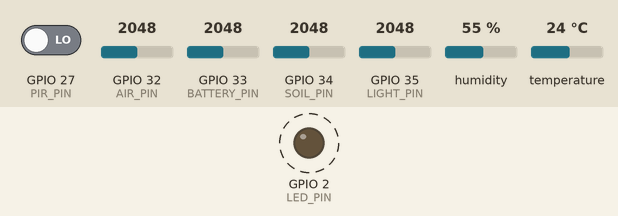
Bench run of a sketch on a simulated ESP32. On the bench: output pins drawn as LEDs (lit = HIGH). Dashed ring = blinking. The inputs (shaded band) are chosen by the test bench; at power-on: GPIO 27 (PIR_PIN) LOW, GPIO 32 (AIR_PIN) = 2048, GPIO 33 (BATTERY_PIN) = 2048, GPIO 34 (SOIL_PIN) = 2048, GPIO 35 (LIGHT_PIN) = 2048, humidity 55 %, temperature 24 °C (analog values on the 0–4095 scale). WiFi joins after 1.5 s; servers stay silent unless stated; uploads are accepted with an empty reply; what the sketch prints to the serial monitor is not drawn.

Above: at 3.1 s.
Timing chart, 0 to 6.6 s (numbered marks = the images above):
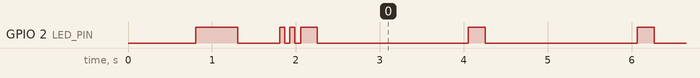

The sketch:

esp32-sensor-node.ino
```cpp
/*
 * ============================================================================
 *  MIRSAD — ESP32 38-pin sensor node
 * ----------------------------------------------------------------------------
 *  Board      : ESP32 DevKit 38-pin (ESP32-WROOM-32)
 *  Framework  : Arduino ESP32 core 2.0.x or 3.x
 *
 *  Sensors (default wiring)
 *  ------------------------
 *  DHT22 / AM2302   data  -> GPIO 4     temperature + humidity
 *  Capacitive soil  AO    -> GPIO 34    soil moisture (ADC1)
 *  LDR module       AO    -> GPIO 35    light (ADC1)
 *  MQ-135           AO    -> GPIO 32    air quality (ADC1, warm-up 2-3 min)
 *  PIR HC-SR501     OUT   -> GPIO 27    motion
 *  Battery divider  ADC   -> GPIO 33    optional, 2:1 divider (ADC1)
 *  BMP280 (optional) SDA  -> GPIO 21    pressure (I2C)
 *                    SCL  -> GPIO 22
 *
 *  Important: use ADC1 pins (32-39) only. ADC2 does not work while Wi-Fi is on.
 *
 *  Libraries
 *  ---------
 *  - DHT sensor library (Adafruit) + Adafruit Unified Sensor
 *  - Adafruit BMP280 (only if USE_BMP280 is set to 1)
 *
 *  The node POSTs a JSON object every two seconds to /api/sensors.
 *  It never needs a public IP or an inbound port.
 * ============================================================================
 */

#include <WiFi.h>
#include <WiFiClientSecure.h>
#include <HTTPClient.h>
#include <DHT.h>

// Optional pressure sensor. Set to 1 after installing Adafruit BMP280.
#define USE_BMP280 0
#if USE_BMP280
#include <Adafruit_BMP280.h>
Adafruit_BMP280 bmp;
bool bmpReady = false;
#endif

// ---------------------------------------------------------------------------
// 1. Configure these values
// ---------------------------------------------------------------------------

const char *WIFI_SSID = "YOUR_WIFI_NAME";
const char *WIFI_PASSWORD = "YOUR_WIFI_PASSWORD";

const char *SERVER_URL = "https://YOUR-SERVICE.onrender.com/api/sensors";
const char *UPLOAD_TOKEN = "";  // leave empty when the relay has no token
const char *DEVICE_ID = "ESP32-SENSOR-38P";

const uint32_t SEND_INTERVAL_MS = 2000;

// ---------------------------------------------------------------------------
// 2. Pins
// ---------------------------------------------------------------------------

const int DHT_PIN = 4;
const int DHT_TYPE = DHT22;
const int SOIL_PIN = 34;
const int LIGHT_PIN = 35;
const int AIR_PIN = 32;
const int PIR_PIN = 27;
const int BATTERY_PIN = 33;
const int LED_PIN = 2;

// Calibrate these two values for your own soil probe:
// SOIL_DRY_RAW is the reading in dry air, SOIL_WET_RAW in a glass of water.
const int SOIL_DRY_RAW = 3200;
const int SOIL_WET_RAW = 1400;

// Battery voltage divider ratio (2:1 means two equal resistors).
const float BATTERY_DIVIDER = 2.0;
const float BATTERY_EMPTY_V = 3.30;
const float BATTERY_FULL_V = 4.20;

// ---------------------------------------------------------------------------
// 3. Internals
// ---------------------------------------------------------------------------

DHT dht(DHT_PIN, DHT_TYPE);
WiFiClient plainClient;
WiFiClientSecure secureClient;
bool secureTransport = false;
uint32_t packetsSent = 0;
uint32_t packetsFailed = 0;
uint32_t lastSendAt = 0;

void blinkLed(int times, int durationMs = 60) {
  for (int i = 0; i < times; i++) {
    digitalWrite(LED_PIN, HIGH);
    delay(durationMs);
    digitalWrite(LED_PIN, LOW);
    delay(durationMs);
  }
}

void connectWiFi() {
  if (WiFi.status() == WL_CONNECTED) return;

  WiFi.mode(WIFI_STA);
  WiFi.setSleep(false);
  WiFi.setAutoReconnect(true);
  WiFi.begin(WIFI_SSID, WIFI_PASSWORD);

  Serial.printf("[wifi] connecting to %s", WIFI_SSID);
  uint32_t started = millis();
  while (WiFi.status() != WL_CONNECTED && millis() - started < 30000) {
    delay(500);
    Serial.print('.');
    digitalWrite(LED_PIN, !digitalRead(LED_PIN));
  }
  Serial.println();

  if (WiFi.status() == WL_CONNECTED) {
    Serial.printf("[wifi] connected, IP=%s RSSI=%d dBm\n", WiFi.localIP().toString().c_str(), WiFi.RSSI());
    blinkLed(2);
  } else {
    Serial.println("[wifi] timeout, restarting in 5s");
    delay(5000);
    ESP.restart();
  }
}

float readBatteryVolts() {
  // analogReadMilliVolts is available on ESP32 Arduino core 2.0+.
  uint32_t millivolts = analogReadMilliVolts(BATTERY_PIN);
  return (millivolts / 1000.0f) * BATTERY_DIVIDER;
}

int readBatteryPercent() {
  float volts = readBatteryVolts();
  if (volts < 1.0f) return 0;  // no divider connected
  float percent = (volts - BATTERY_EMPTY_V) / (BATTERY_FULL_V - BATTERY_EMPTY_V) * 100.0f;
  return (int)constrain(percent, 0.0f, 100.0f);
}

String buildPayload() {
  String readings = "";
  bool first = true;

  auto addNumber = [&](const char *key, float value, int decimals) {
    if (isnan(value) || isinf(value)) return;
    if (!first) readings += ",";
    first = false;
    readings += "\"";
    readings += key;
    readings += "\":";
    readings += String(value, decimals);
  };

  auto addInt = [&](const char *key, int value) {
    if (!first) readings += ",";
    first = false;
    readings += "\"";
    readings += key;
    readings += "\":";
    readings += String(value);
  };

  auto addBool = [&](const char *key, bool value) {
    if (!first) readings += ",";
    first = false;
    readings += "\"";
    readings += key;
    readings += "\":";
    readings += value ? "true" : "false";
  };

  // DHT22 needs ~2 seconds between reads; the loop interval already respects it.
  float temperature = dht.readTemperature();
  float humidity = dht.readHumidity();
  addNumber("temperature", temperature, 1);
  addNumber("humidity", humidity, 1);

  int soilRaw = analogRead(SOIL_PIN);
  int soilPercent = (int)constrain(
      map(soilRaw, SOIL_DRY_RAW, SOIL_WET_RAW, 0, 100), 0, 100);
  addInt("soil", soilPercent);

  int lightRaw = analogRead(LIGHT_PIN);
  int lightPercent = (int)constrain(map(lightRaw, 0, 4095, 0, 100), 0, 100);
  addInt("light", lightPercent);

  // MQ-135 needs a warm-up of a few minutes for a stable baseline.
  int airRaw = analogRead(AIR_PIN);
  int airQuality = (int)constrain(map(airRaw, 250, 3200, 12, 190), 0, 500);
  addInt("airQuality", airQuality);

  addBool("motion", digitalRead(PIR_PIN) == HIGH);

#if USE_BMP280
  if (bmpReady) {
    float pressure = bmp.readPressure() / 100.0f;
    if (pressure > 300 && pressure < 1200) addNumber("pressure", pressure, 1);
  }
#endif

  int battery = readBatteryPercent();
  if (battery > 0) addInt("battery", battery);
  addInt("rssi", WiFi.RSSI());

  String payload = "{\"deviceId\":\"";
  payload += DEVICE_ID;
  payload += "\",\"readings\":{";
  payload += readings;
  payload += "}}";
  return payload;
}

int postPayload(const String &payload) {
  HTTPClient http;
  http.setConnectTimeout(6000);
  http.setTimeout(10000);
  http.setReuse(true);

  bool started = secureTransport
                     ? http.begin(secureClient, SERVER_URL)
                     : http.begin(plainClient, SERVER_URL);
  if (!started) {
    Serial.println("[http] begin failed");
    return -1;
  }

  http.addHeader("Content-Type", "application/json");
  http.addHeader("X-Device-Id", DEVICE_ID);
  if (strlen(UPLOAD_TOKEN) > 0) http.addHeader("X-Upload-Token", UPLOAD_TOKEN);

  int code = http.POST(payload);
  if (code == HTTP_CODE_OK || code == HTTP_CODE_CREATED) {
    packetsSent++;
    Serial.printf("[sensors] packet #%lu accepted (%u bytes)\n",
                  (unsigned long)packetsSent, (unsigned)payload.length());
  } else {
    packetsFailed++;
    Serial.printf("[sensors] post failed HTTP %d\n", code);
    if (code < 0) http.end();
    return code;
  }

  http.end();
  return code;
}

void setup() {
  Serial.begin(115200);
  delay(300);
  pinMode(LED_PIN, OUTPUT);
  pinMode(PIR_PIN, INPUT);
  analogReadResolution(12);
  analogSetAttenuation(ADC_11db);
  dht.begin();

#if USE_BMP280
  if (bmp.begin(0x76)) {
    bmp.setSampling(Adafruit_BMP280::MODE_NORMAL,
                    Adafruit_BMP280::SAMPLING_X2,
                    Adafruit_BMP280::SAMPLING_X16,
                    Adafruit_BMP280::FILTER_X16,
                    Adafruit_BMP280::STANDBY_MS_500);
    bmpReady = true;
    Serial.println("[bmp280] ready");
  } else {
    Serial.println("[bmp280] not found, continuing without pressure");
  }
#endif

  Serial.println();
  Serial.println("=====================================");
  Serial.println("  MIRSAD ESP32 sensor node");
  Serial.println("=====================================");

  connectWiFi();

  secureTransport = String(SERVER_URL).startsWith("https://");
  if (secureTransport) {
    secureClient.setInsecure();  // see the note in the ESP32-CAM sketch
    secureClient.setHandshakeTimeout(12);
  }

  Serial.printf("[relay] %s\n", SERVER_URL);
  Serial.printf("[sensors] sending every %lu ms\n", (unsigned long)SEND_INTERVAL_MS);
}

void loop() {
  if (WiFi.status() != WL_CONNECTED) connectWiFi();

  uint32_t now = millis();
  if (now - lastSendAt < SEND_INTERVAL_MS) {
    delay(10);
    return;
  }
  lastSendAt = now;

  String payload = buildPayload();
  digitalWrite(LED_PIN, HIGH);
  int code = postPayload(payload);
  digitalWrite(LED_PIN, LOW);

  if (code < 0 && packetsFailed % 10 == 0) {
    Serial.println("[wifi] resetting connection after repeated failures");
    WiFi.disconnect();
    delay(1000);
    WiFi.reconnect();
  }
}
```
